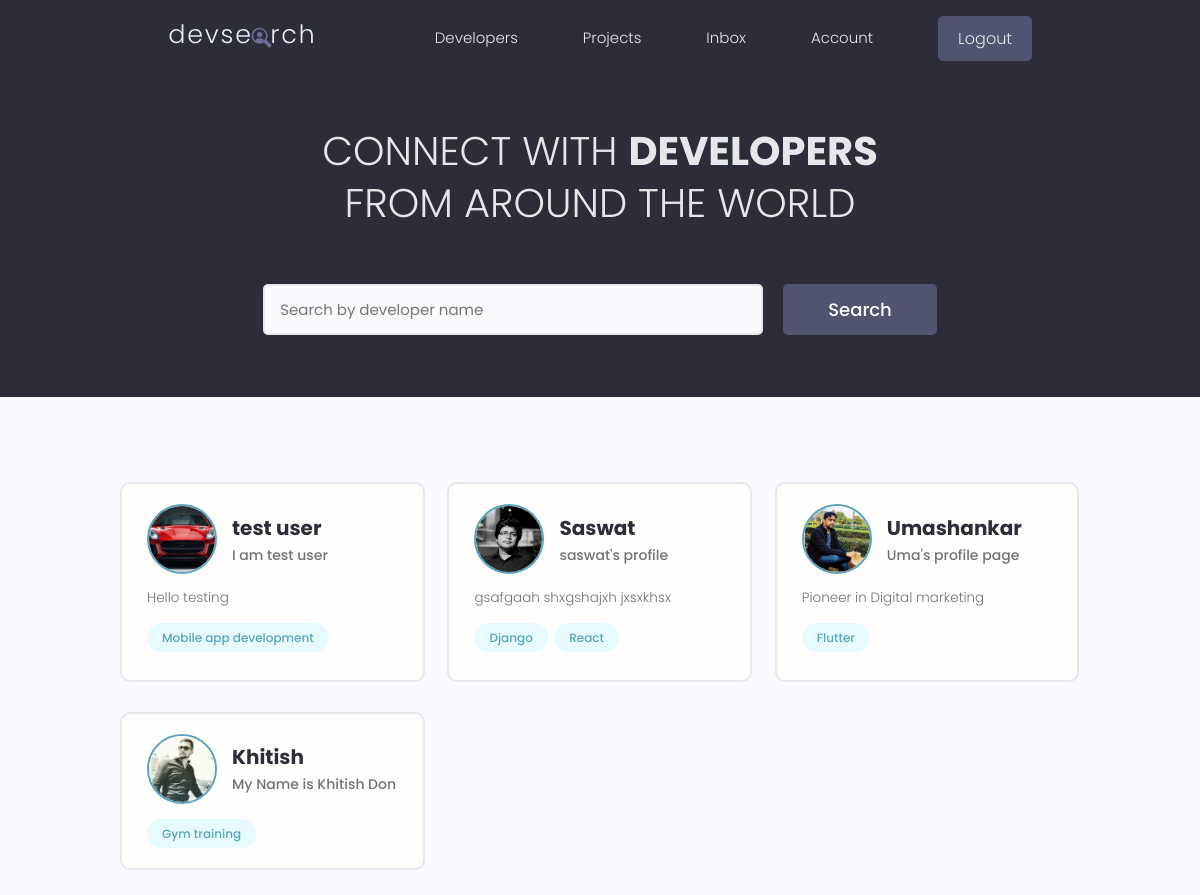
Screenshot of / (signed in) with the database file from the repository.
### users/models.py (models this page shows, shortened)
class Profile(models.Model):
    user = models.OneToOneField(
        User, on_delete=models.CASCADE, null=True, blank=True)
    name = models.CharField(max_length=200, null=True, blank=True)
    email = models.EmailField(max_length=200, null=True, blank=True)
    username = models.CharField(max_length=200, null=True, blank=True)
    location = models.CharField(max_length=200, null=True, blank=True)
    short_intro = models.CharField(max_length=200, null=True, blank=True)
    bio = models.TextField(blank=True, null=True)
    profile_image = models.ImageField(
        null=True, blank=True, upload_to='profiles/', default="profiles/user-default.png")
    social_github = models.CharField(max_length=200, null=True, blank=True)
    social_twitter = models.CharField(max_length=200, null=True, blank=True)
    social_linkedin = models.CharField(max_length=200, null=True, blank=True)
    social_youtube = models.CharField(max_length=200, null=True, blank=True)
    social_website = models.CharField(max_length=200, null=True, blank=True)
    created = models.DateTimeField(auto_now_add=True)
    id = models.UUIDField(default=uuid.uuid4, unique=True,
                          primary_key=True, editable=False)

class Skill(models.Model):
    owner = models.ForeignKey(
        Profile, on_delete=models.CASCADE, null=True, blank=True)
    name = models.CharField(max_length=200)
    description = models.TextField(null=True, blank=True)
    created = models.DateTimeField(auto_now_add=True)
    id = models.UUIDField(default=uuid.uuid4, unique=True,
                          primary_key=True, editable=False)
    def __str__(self):
        return self.name

### users/views.py (the view)
# urls.py: path('', views.profiles, name='profiles'),
def profiles(request):
    profiles, search_query = searchProfiles(request)
    custom_range, profiles = paginateProfiles(request, profiles, 6)
    context = {'profiles': profiles, 'search_query': search_query,
               'custom_range': custom_range}
    return render(request, 'users/profiles.html', context)

### users/utils.py (called while the page is built)
def searchProfiles(request):
    search_query = ''
    if request.GET.get('search_query'):
        search_query = request.GET.get('search_query')
    skills = Skill.objects.filter(name__icontains='search_query')
    profiles = Profile.objects.distinct().filter(
        Q(name__icontains=search_query) |
        Q(short_intro__icontains=search_query) |
        Q(skill__in=skills))
    return profiles, search_query

def paginateProfiles(request, profiles, results):
    page = request.GET.get('page')
    paginator = Paginator(profiles, results)
    try:
        profiles = paginator.page(page)
    except PageNotAnInteger:
        page = 1
        profiles = paginator.page(page)
    except EmptyPage:
        page = paginator.num_pages
    profiles = paginator.page(page)
    leftIndex = (int(page) - 4)
    rightIndex = (int(page) + 5)
    if leftIndex < 1:
        leftIndex = 1
    if rightIndex > paginator.num_pages:
        rightIndex = paginator.num_pages + 1
    custom_range = range(leftIndex, rightIndex)
    return custom_range, profiles

### users/templates/users/profiles.html (shortened to what this page needs)
{% extends 'main.html' %}
{% block content %}
<main class="home">
    <section class="hero-section text-center">
        <div class="container container--narrow">
            <div class="hero-section__box">
                <h2>CONNECT WITH <span>DEVELOPERS</span></h2>
                <h2>FROM AROUND THE WORLD</h2>
            </div>
            <div class="hero-section__search">
                <form id="searchForm" class="form" action="{% url 'profiles' %}" method="get">
                    <div class="form__field">
                        <input class="input input--text" id="formInput#search" type="text" name="search_query"
                            placeholder="Search by developer name" />
                    </div>
                    <input class="btn btn--sub btn--lg" type="submit" value="Search" />
                </form>
            </div>
        </div>
    </section>
    <section class="devlist">
        <div class="container">
            <div class="grid grid--three">
                {% for profile in profiles %}
                <div class="column card">
                    <div class="dev">
                        <a href="{% url 'user-profile' profile.id %}" class="card__body">
                            <div class="dev__profile">
                                <img class="avatar avatar--md" src="{{profile.profile_image.url}}"
                                    alt="image" />
                                <div class="dev__meta">
                                    <h3>{{profile.name}}</h3>
                                    <h5>{{profile.short_intro|slice:"60"}}</h5>
                                </div>
                            </div>
                            <p class="dev__info">
                               {{profile.bio|slice:"150"}}
                            </p>
                            <div class="dev__skills">
                                {% for skill in profile.skill_set.all|slice:"5" %}
                                <span class="tag tag--pill tag--main">
                                    <small>{{skill}}</small>
                                </span>
                                {% endfor %}
                            </div>
                        </a>
                    </div>
                </div>
                {% endfor %}
            </div>
        </div>
    </section>
</main>
{% endblock %}

### static/styles/app.css (style rules this page uses)
:root { --color-sub: #2d2d39; }
.btn--sub { background-color: var(--color-sub-light); }
.card { border: 2px solid var(--color-light); }
img { width: 100%; }
.hero-section { height: 40vh; display: flex; align-items: center; background-color: var(--color-sub); }
.hero-section__box { margin-bottom: 4rem; }
.hero-section__box > h2, .hero-section__box > h2 > span { font-size: 4rem; color: var(--color-light); line-height: 1.3; text-transform: uppercase; }
.hero-section__box > h2 { font-weight: 300; }
.hero-section__box > h2 > span { font-weight: 700; }
.hero-section__search > .form { display: flex; align-items: center; justify-content: center; gap: 2rem; }
.hero-section__search > .form input.input--text { width: 50rem; }
.devlist { margin-top: 8rem; }
.devlist .grid { align-items: stretch; }
.devlist .dev .dev__profile { display: flex; align-items: center; gap: 1.5rem; }
.devlist .dev .dev__meta h3 { color: var(--color-sub); font-size: 2rem; font-weight: 700; }
.devlist .dev .dev__meta h5 { color: var(--color-text); font-size: 1.4rem; font-weight: 500; }
.devlist .dev .dev__info { margin: 1.5rem 0; font-size: 1.35rem; line-height: 1.4; text-align: justify; }

### static/uikit/styles/modules/_variables.css (style rules this page uses)
:root { --color-main: #5aa5b9; --color-main-light: #e6faff; --color-sub: #3f4156; --color-sub-light: #51546e; --color-sub-lighter: #ededfd; --color-text: #737373; --color-gray: #8b8b8b; --color-light: #e5e7eb; --color-light-gray: #767676; --color-bg: #f8fafd; --color-white: #fffefd; --color-white-light: #f3f3f3; --color-success: #359e64; --color-success-bg: #def8e8; --color-error: #fc4b0b; --color-error-bg: #fff2ee; --font-base: 'Poppins', arial, helvetica, 'Segoe UI', roboto, ubuntu, sans-serif; --font-monospace: 'Fira Code', 'Courier New', courier, monospace; --font-regular: 300; --font-medium: 500; --font-bold: 700; --generic-shadow: 1px 1px 5px #00000010; --generic-transition: all 0.3s ease-in-out; }

### static/uikit/styles/modules/_base.css (style rules this page uses)
* { margin: 0; padding: 0; box-sizing: border-box; text-rendering: optimizeLegibility; color: inherit; font-size: inherit; }
html { font-size: 50%; }
@media only screen and (min-width: 480px) { html { font-size: 56.25%; } }
@media only screen and (min-width: 1200px) { html { font-size: 62.5%; } }
body { line-height: 1.6; font-weight: 400; font-size: 1.5rem; color: var(--color-text); background-color: var(--color-bg); min-height: 100vh; }

### static/uikit/styles/modules/_typography.css (style rules this page uses)
* { font-family: var(--font-base); }
h2 { font-size: 3.6rem; font-weight: var(--font-bold); }
h3 { font-size: 3.2rem; font-weight: var(--font-medium); }
h5 { font-size: 2.4rem; font-weight: var(--font-medium); }
h5, h6 { font-weight: var(--font-regular); }
p, span, strong { font-size: 1.6rem; color: var(--color-text); font-weight: var(--font-regular); }
a { padding-bottom: 2px; text-decoration: none; display: inline-block; color: var(--color-main); font-weight: var(--font-medium); }

### static/uikit/styles/modules/_utilities.css (style rules this page uses)
.container { width: 92%; max-width: 165rem; margin: 0 auto; box-sizing: border-box; }
.container--narrow { width: 92%; max-width: 120rem; }
@media screen and (min-width: 1000px) { .container { width: 90%; } }
@media screen and (min-width: 1000px) { .container--narrow { width: 85%; } }
@media screen and (min-width: 1200px) { .container { width: 80%; } }
@media screen and (min-width: 1200px) { .container--narrow { width: 72%; } }
.text-center { text-align: center; }

### static/uikit/styles/modules/_avatar.css (style rules this page uses)
.avatar { border-radius: 50%; border: 2px solid var(--color-main); object-fit: cover; }
.avatar--md { height: 7rem; width: 7rem; }

### static/uikit/styles/modules/_button.css (style rules this page uses)
.btn { display: inline-block; position: relative; cursor: pointer; background-color: var(--color-light); font-weight: var(--font-medium); color: var(--color-sub); text-decoration: none; padding: 1rem 2rem; border-radius: 0.5rem; border: none; width: -webkit-fit-content; width: -moz-fit-content; width: fit-content; height: -webkit-fit-content; height: -moz-fit-content; height: fit-content; font-size: 1.6rem; outline-width: 0; outline-color: transparent; -webkit-backface-visibility: hidden; backface-visibility: hidden; transition: all 0.3s ease-in-out; }
.btn--sub { background-color: var(--color-sub); color: var(--color-white); }
.btn--lg { font-size: 1.8rem; padding: 1.2rem 4.5rem; }

### static/uikit/styles/modules/_card.css (style rules this page uses)
.card { border-radius: 1rem; background-color: var(--color-white); border: 1.5px solid var(--color-light); width: auto; height: auto; margin-top: 0.5rem; margin-bottom: 0.5rem; overflow: hidden; }
.card__body, .card__header { padding: 2rem 2.5rem; }

### rows the page displays
Profile: profile_image (picture), name "test user", short_intro "I am test user", bio "Hello testing"
Skill: name "Mobile app development"
Profile: profile_image (picture), name "Saswat", short_intro "saswat's profile", bio "gsafgaah shxgshajxh jxsxkhsx"
Skill: name "Django"
Skill: name "React"
Profile: profile_image (picture), name "Umashankar", short_intro "Uma's profile page", bio "Pioneer in Digital marketing"
Skill: name "Flutter"
Profile: profile_image (picture), name "Khitish", short_intro "My Name is Khitish Don"
Skill: name "Gym training"
